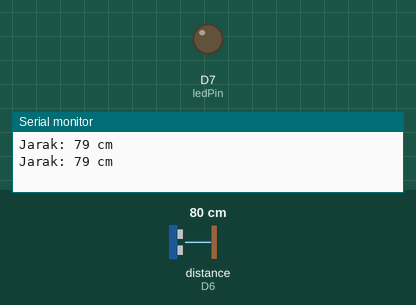
Simulated run of this program. Board: ESP8266 (NodeMCU). Parts: output pins drawn as LEDs (lit = HIGH), the last lines printed to the serial monitor. Wiring (inferred from the names in the program): ultrasonic range finder: trigger D5; echo D6. The inputs (shaded band) are chosen by the test bench; at power-on: distance to the obstacle (sensor on D6) 80 cm. The echo pulse lasts 58.3 µs per cm; pins used as bus, display or sensor lines are not drawn.

Above: at 1.8 s.
1.9 s: distance to the obstacle (sensor on D6) set to 13 cm
3.4 s: distance to the obstacle (sensor on D6) set to 10 cm
At 5.0 s:
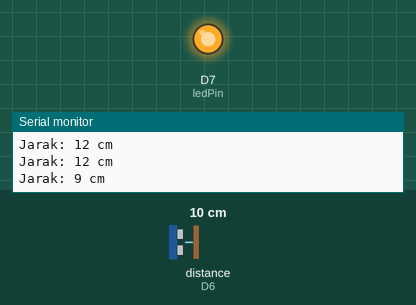
5.5 s: distance to the obstacle (sensor on D6) set to 18 cm
At 6.6 s:
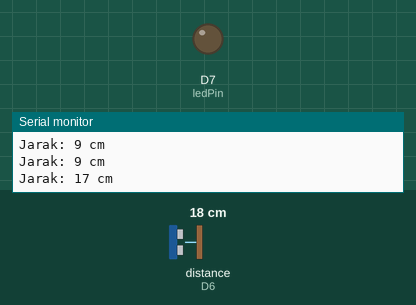
7.5 s: distance to the obstacle (sensor on D6) set to 2 cm
At 9.4 s:
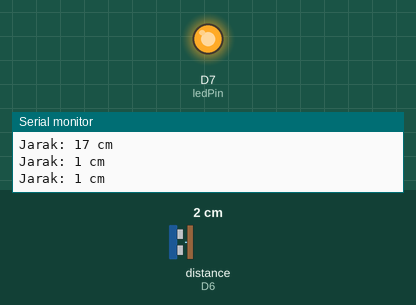
Timing chart, 0 to 10.5 s (numbered marks = the images above; inputs shaded):
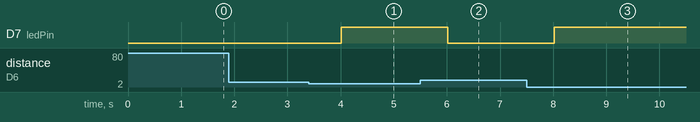

The program:

main.cpp
```cpp
#include <Arduino.h>

int trigPin = D5, echoPin = D6, ledPin = D7;
long duration;
int distance;

void setup() {
  Serial.begin(9600);
  pinMode(trigPin, OUTPUT);
  pinMode(echoPin, INPUT);
  pinMode(ledPin, OUTPUT);
}

void loop() {
  digitalWrite(trigPin, LOW);
  delayMicroseconds(5);
  digitalWrite(trigPin, HIGH);
  delayMicroseconds(10);
  digitalWrite(trigPin, LOW);
  duration = pulseIn(echoPin, HIGH);
  distance = 0.034 * duration / 2;
  Serial.println("Jarak: " + String(distance) + " cm");

  if (distance <= 10) {
    digitalWrite(ledPin, HIGH);
  } else {
    digitalWrite(ledPin, LOW);
  }

  delay(1000);
}
```

Measured:
- the behaviour switches between 12 and 11 cm on distance to the obstacle (sensor on D6) (found by bisection; images 0 and 1)
- after the input at 3.4 s, D7 (ledPin): LOW → HIGH after 0.61 s
- after the input at 5.5 s, D7 (ledPin): HIGH → LOW after 0.52 s
- after the input at 7.5 s, D7 (ledPin): LOW → HIGH after 0.52 s
